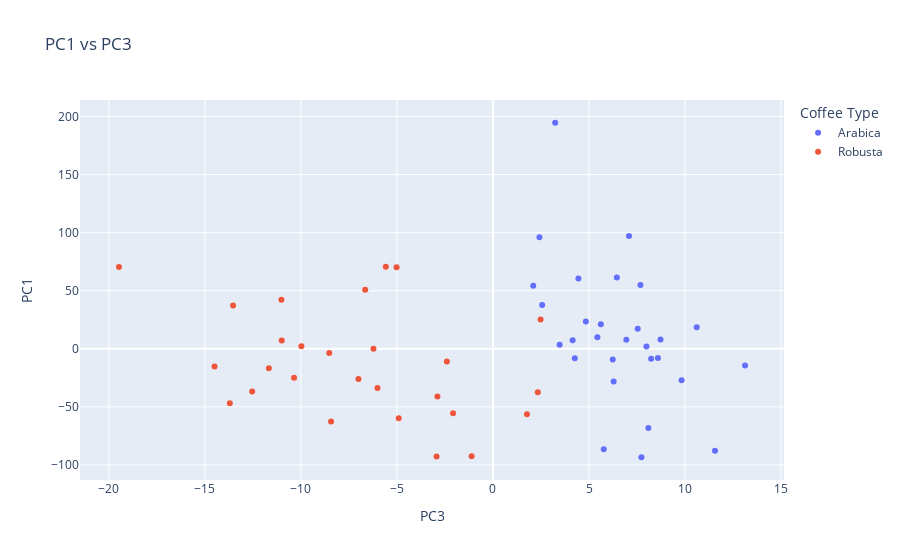

The notebook cell this image was saved under:
### Code cell
# plotting pair of prinicpal components
fig3 = px.scatter(
    projections_df,
    x = 'PC3',
    y = 'PC1',
    color = 'Coffee Type',
    title = "PC1 vs PC3"
)
fig3.show()

### Figure 1 — Plotly figure (JSON) as saved in the notebook; plotly's stock layout.template omitted (floating-point values rounded to 4 significant figures)
{"data": [{"hovertemplate": "Coffee Type=Arabica<br>PC3=%{x}<br>PC1=%{y}<extra></extra>", "legendgroup": "Arabica", "marker": {"color": "#636efa", "symbol": "circle"}, "mode": "markers", "name": "Arabica", "orientation": "v", "showlegend": true, "type": "scatter", "x": [3.238, 8.092, 8.725, 4.449, 7.084, 13.13, 4.838, 6.452, 5.616, 7.679, 2.096, 6.944, 2.418, 7.992, 3.469, 8.59, 8.236, 2.562, 9.825, 6.236, 5.768, 4.148, 6.283, 10.61, 7.537, 5.435, 7.731, 11.56, 4.26], "xaxis": "x", "y": [194.7, -68.2, 8.036, 60.53, 97.07, -14.34, 23.54, 61.33, 21.07, 54.9, 54.41, 7.903, 96.15, 2.093, 3.39, -8.0, -8.506, 37.77, -27.15, -9.102, -86.58, 7.297, -28.06, 18.48, 17.3, 9.917, -93.38, -87.71, -8.09], "yaxis": "y"}, {"hovertemplate": "Coffee Type=Robusta<br>PC3=%{x}<br>PC1=%{y}<extra></extra>", "legendgroup": "Robusta", "marker": {"color": "#EF553B", "symbol": "circle"}, "mode": "markers", "name": "Robusta", "orientation": "v", "showlegend": true, "type": "scatter", "x": [-6.223, -11.67, 1.769, -19.48, -11.02, -4.909, -10.36, -5.021, -6.655, -2.402, 2.334, -7.006, -5.582, 2.478, -13.54, -11.0, -12.54, -9.976, -8.434, -1.113, -13.71, -2.078, -2.94, -14.5, -2.892, -6.013, -8.526], "xaxis": "x", "y": [0.08293, -16.71, -56.25, 70.35, 42.18, -59.89, -25.02, 70.24, 50.81, -10.95, -37.32, -25.96, 70.75, 25.19, 37.19, 7.064, -36.79, 2.178, -62.64, -92.47, -46.83, -55.59, -92.72, -15.27, -40.98, -33.68, -3.698], "yaxis": "y"}], "layout": {"legend": {"title": {"text": "Coffee Type"}, "tracegroupgap": 0}, "title": {"text": "PC1 vs PC3"}, "xaxis": {"anchor": "y", "domain": [0, 1], "title": {"text": "PC3"}}, "yaxis": {"anchor": "x", "domain": [0, 1], "title": {"text": "PC1"}}}}
